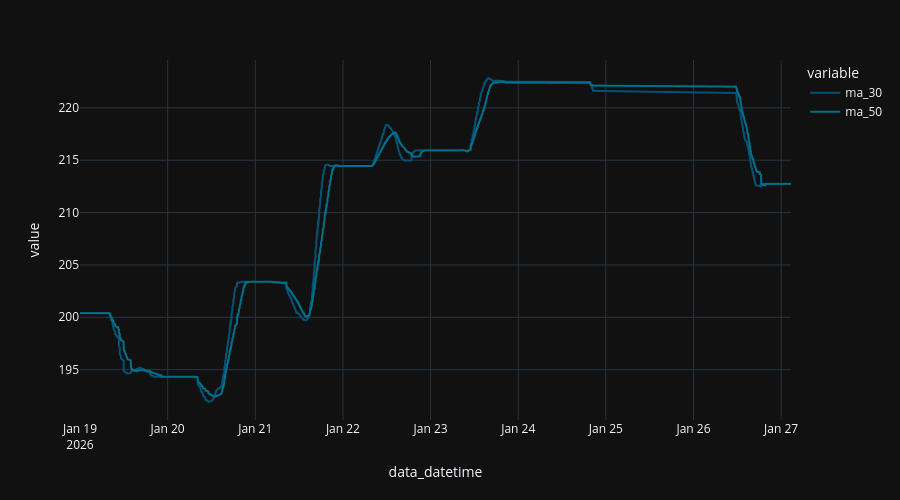

Notebook cell for this chart:
### Code cell
asset_name = 'AMDd_EQ'

x = df[df['name'] == asset_name][['data_datetime', 'ma_30', 'ma_50', 'name']].sort_values(by="data_datetime")

fig = px.line (
  x,
  "data_datetime",
  ["ma_30", "ma_50"],
#   color_discrete_sequence="Tealgrn_r",
)

fig.update_layout (
  height=500,
)

### Figure 1 — Plotly figure (JSON) as saved in the notebook; plotly's stock layout.template omitted (floating-point values rounded to 4 significant figures; data arrays with more than 128 entries replaced by an {"elided": "..."} marker saying what was removed)
{"data": [{"hovertemplate": "variable=ma_30<br>data_datetime=%{x}<br>value=%{y}<extra></extra>", "legendgroup": "ma_30", "line": {"color": "rgb(4, 82, 117)", "dash": "solid"}, "marker": {"symbol": "circle"}, "mode": "lines", "name": "ma_30", "showlegend": true, "type": "scattergl", "x": {"elided": "1006 str values"}, "xaxis": "x", "y": {"elided": "1006 float values"}, "yaxis": "y"}, {"hovertemplate": "variable=ma_50<br>data_datetime=%{x}<br>value=%{y}<extra></extra>", "legendgroup": "ma_50", "line": {"color": "rgb(0, 113, 139)", "dash": "solid"}, "marker": {"symbol": "circle"}, "mode": "lines", "name": "ma_50", "showlegend": true, "type": "scattergl", "x": {"elided": "1006 str values"}, "xaxis": "x", "y": {"elided": "1006 float values"}, "yaxis": "y"}], "layout": {"height": 500, "legend": {"title": {"text": "variable"}, "tracegroupgap": 0}, "margin": {"t": 60}, "xaxis": {"anchor": "y", "domain": [0, 1], "title": {"text": "data_datetime"}}, "yaxis": {"anchor": "x", "domain": [0, 1], "title": {"text": "value"}}}}
